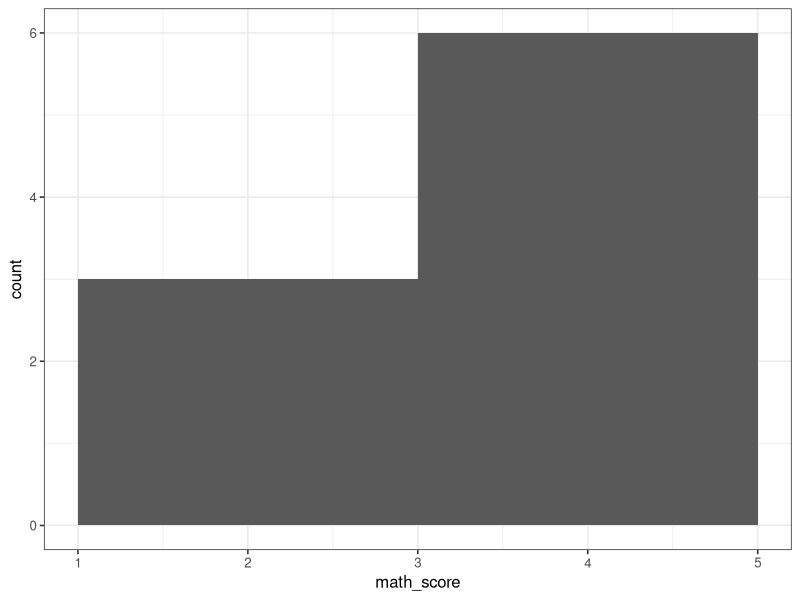
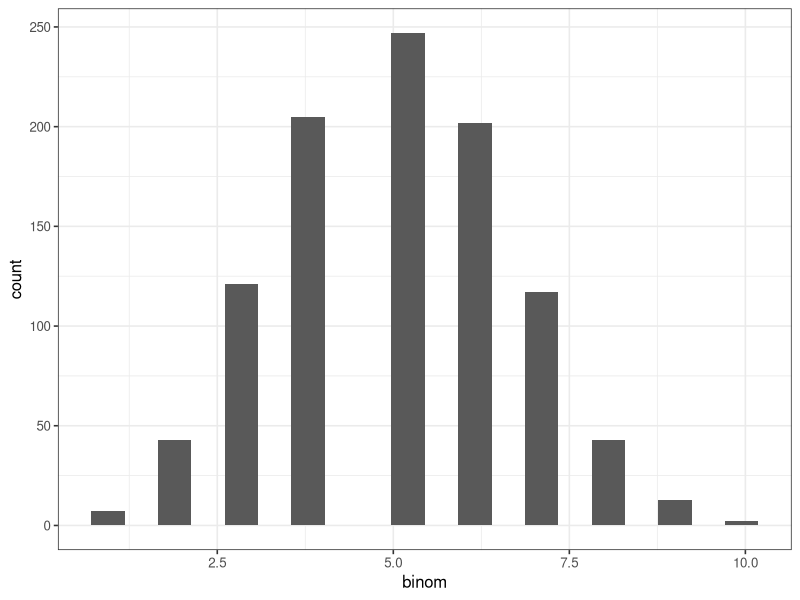
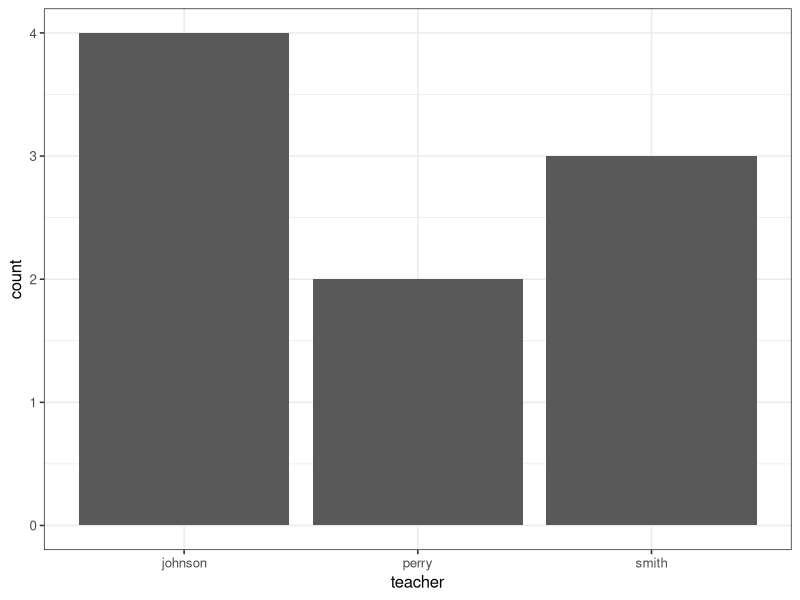
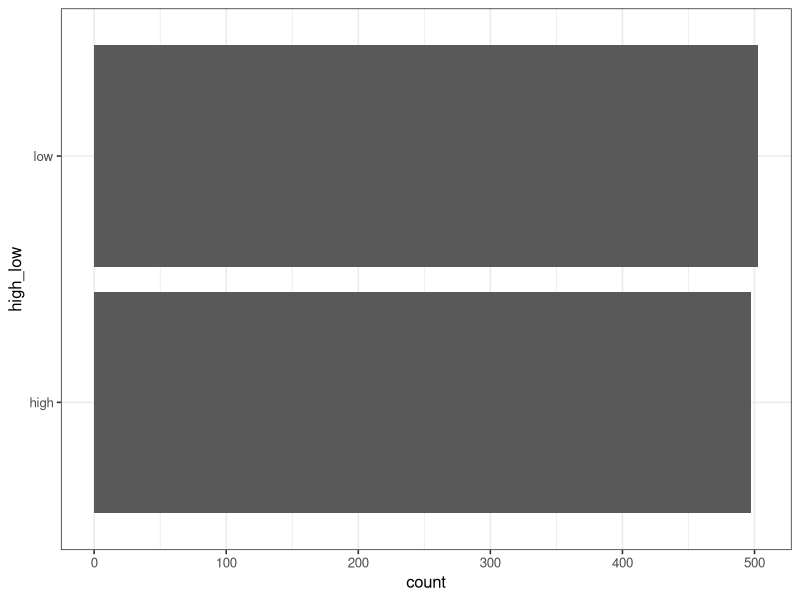
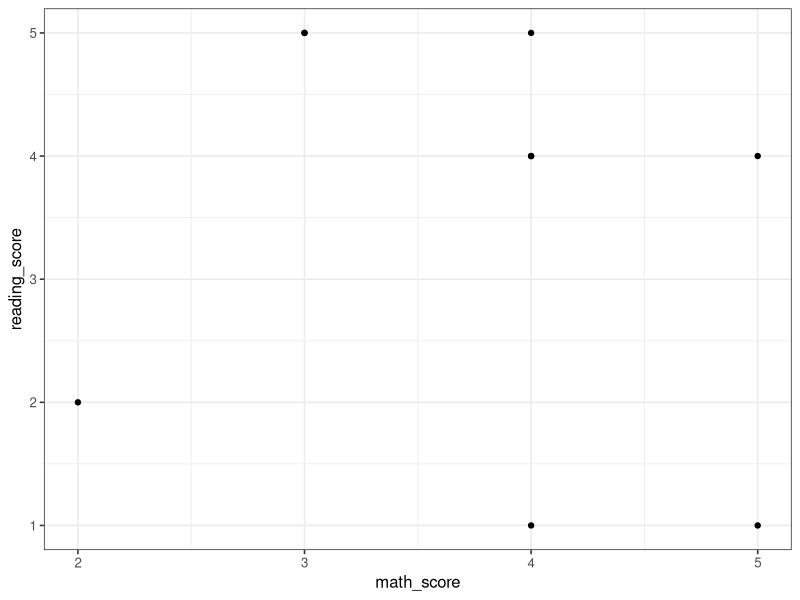
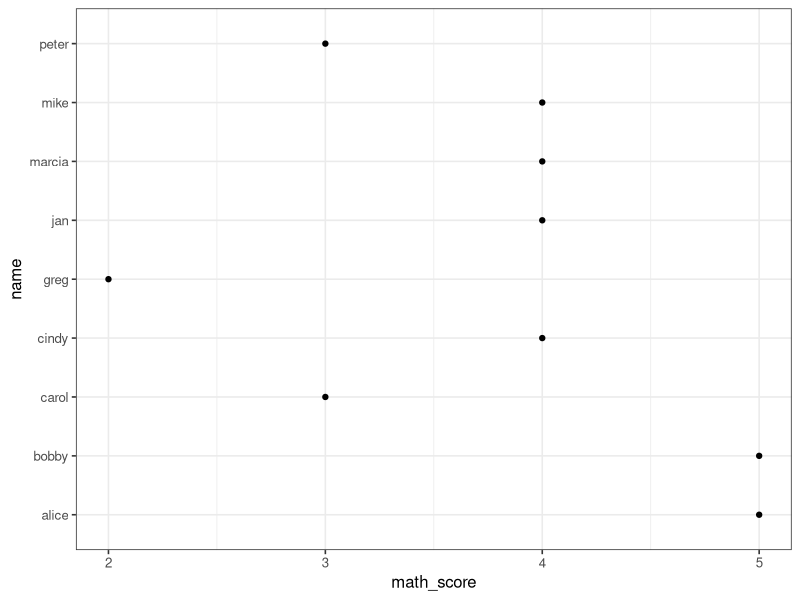
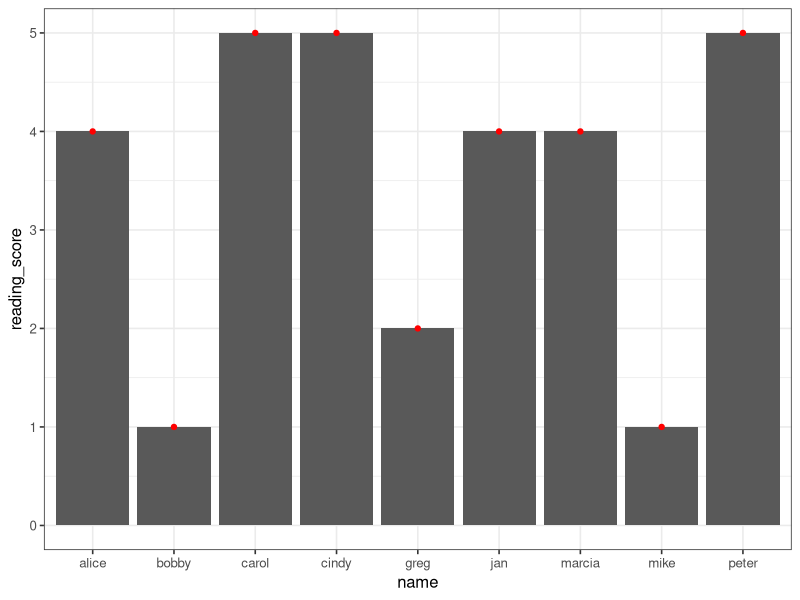
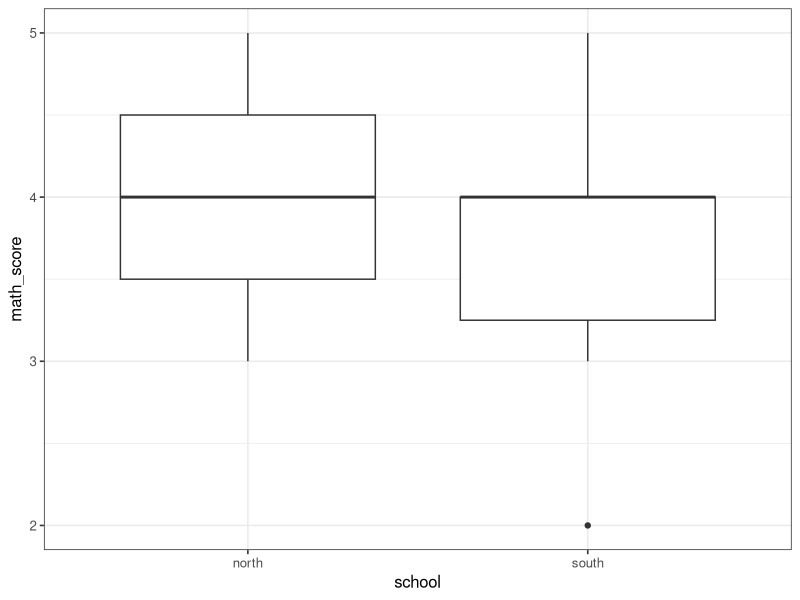

These charts were generated, in order, by the following R code:
## ---- chunk 1
library(tidyverse)
theme_set(theme_bw(base_size = 12))
set.seed(1)
## ---- chunk 2
scores <- 
  tibble(
    name = c("mike", "carol", "greg", "marcia", "peter", "jan", "bobby", "cindy", "alice"),
    school = c("south", "south", "south", "south", "north", "north", "north", "south", "south"),
    teacher = c("johnson", "johnson", "johnson", "johnson",  "smith", "smith", "smith", "perry", "perry"),
    math_score = c(4, 3, 2, 4, 3, 4, 5, 4, 5),
    reading_score = c(1, 5, 2, 4, 5, 4, 1, 5, 4)
  )

random_numbers <- 
    tibble(
        binom = rbinom(1000, 10, 0.5),
        pois = rpois(1000, 5)
    ) %>% 
    mutate(
        mix = rnorm(1000, binom + pois, 5),
        high_low = ifelse(mix > 10, "high", "low")
    )
## ---- chunk 3
scores %>% 
    ggplot(aes(x = math_score)) +
    geom_histogram(binwidth = 2)

?geom_histogram
## ---- chunk 4
random_numbers %>% 
  ggplot(aes(x = binom)) +
  geom_histogram(bins = 20)
## ---- chunk 5
scores %>% 
    ggplot(aes(x = teacher)) +
    geom_bar()
## ---- chunk 6
random_numbers %>% 
  ggplot(aes(x = high_low)) +
  geom_bar() +
  coord_flip()
## ---- chunk 7
scores %>% 
    ggplot(aes(x = math_score, y = reading_score)) +
    geom_point()
## ---- chunk 8
scores %>% 
    ggplot(aes(x = math_score, y = name)) +
    geom_point()
## ---- chunk 9

## ---- chunk 10
scores %>% 
    ggplot(aes(x = name, y = reading_score)) +
    geom_col() +
    geom_point(color = "red")
## ---- chunk 11

## ---- chunk 12
scores %>% 
    ggplot(aes(x = school, y = math_score)) +
    geom_boxplot()
## ---- chunk 13

## ---- chunk 14
scores %>% ggplot(aes(x = reading_score, y = math_score)) + geom_smooth(method = "lm", se = FALSE)  + geom_point()
## ---- chunk 15

## ---- chunk 16
# color 
scores %>% 
    ggplot(aes(x = reading_score, y = math_score, color = school)) +
    geom_point()

# shape
scores %>% 
    ggplot(aes(x = reading_score, y = math_score, shape = school)) +
    geom_point()

# with a facet
scores %>% 
    ggplot(aes(x = reading_score, y = math_score)) +
    geom_point() +
    facet_wrap(~ school)
## ---- chunk 17

## ---- chunk 18
scores %>% 
    ggplot(mapping = 
             aes(x = math_score, y = reading_score, color = school)) +
    geom_point(alpha = 0.4) +
    scale_x_continuous(limits = c(0, 10)) +
    scale_y_log10() +
    geom_smooth(method = "lm", se = FALSE) +
    facet_wrap(~ school, ncol = 1) +
    labs(
        x = "Math",
        y = "Reading",
        title = "Math and reading test scores by student",
        subtitle = "Just for 8 students"
    ) +
    theme_gray(base_size = 2)

# this is useful for a session: theme_set(theme_bw(base_size = 12))
## ---- chunk 19

